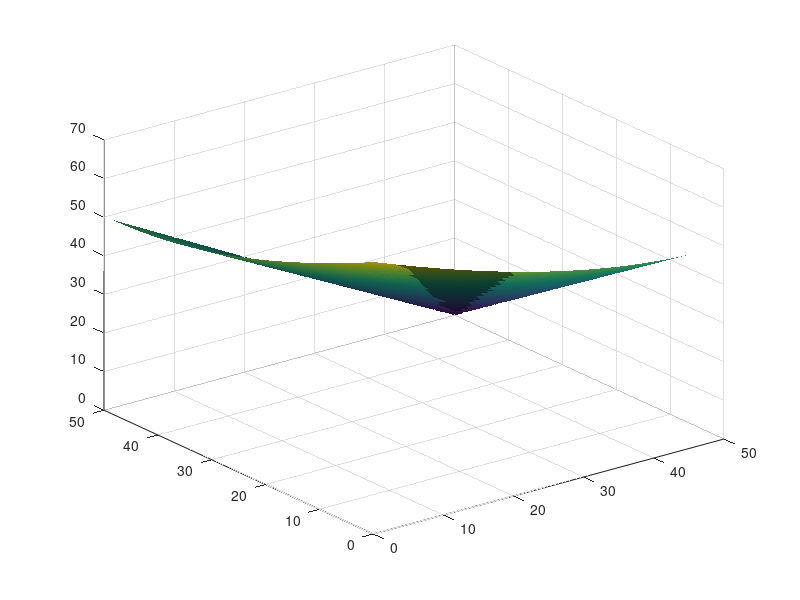

Here is the MATLAB script that generated this plot: (Note: this script raises an error after producing the figure.)
x=1:50;
y=1:50;
endcoor=[50 50];
[X,Y]=meshgrid(x,y);

z=sqrt(((X-endcoor(1)).^2)+((Y-endcoor(2)).^2));
surf(X,Y,z,z,'edgecolor','none');
camlight left;lighting phong
grid on
axis ([0 50 0 50 0 70])